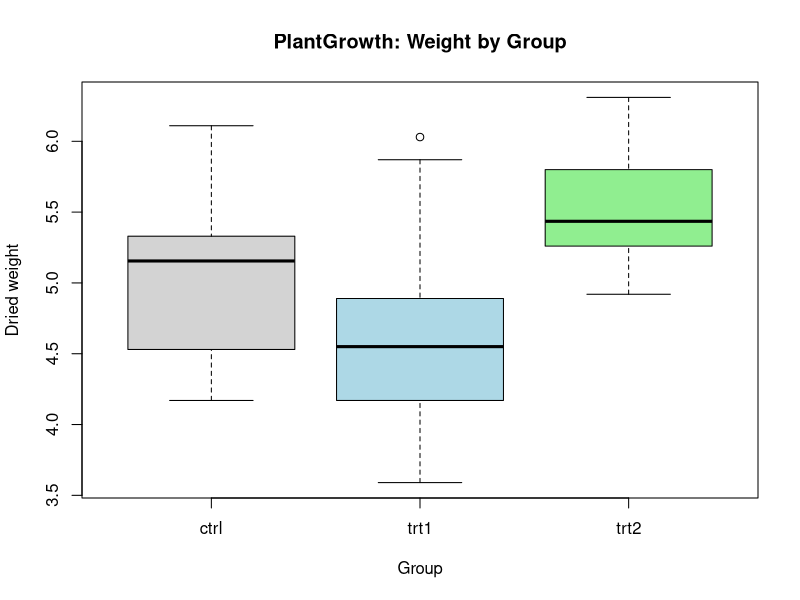
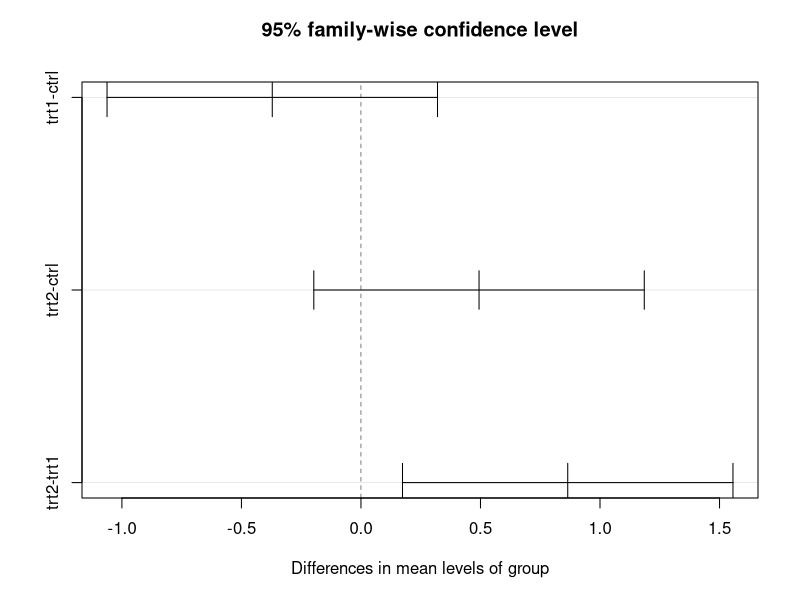
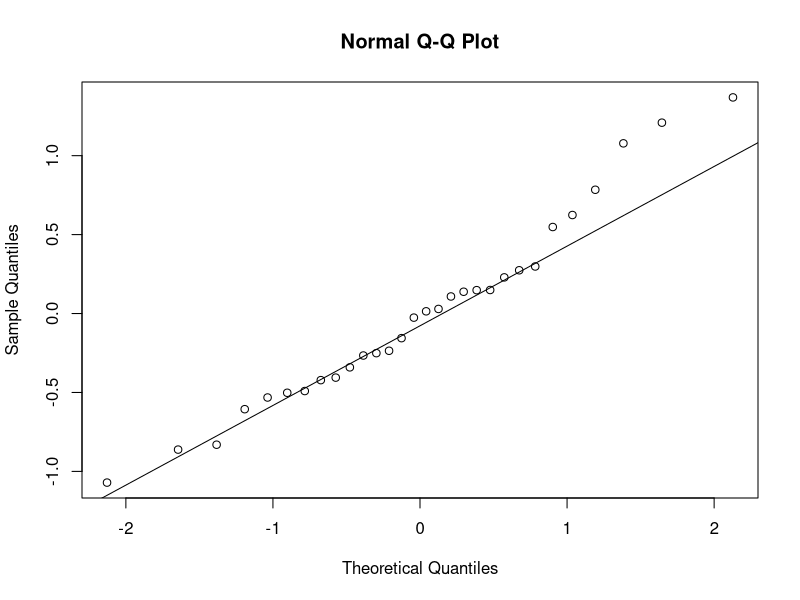

Write R code to recreate these figures, in order.
#---------------------------------------------------------------#
# ALY 3015 - Assignment 1                                        #
# Question 1: One-way ANOVA on the built-in PlantGrowth dataset  #
#---------------------------------------------------------------#
# NOTE: PlantGrowth ships WITH R (the 'datasets' package).
#       There is nothing to download -- just load it with data().

data(PlantGrowth)          # load the built-in dataset
str(PlantGrowth)           # 30 rows: 'weight' (numeric) + 'group' (factor)
head(PlantGrowth)

# ---- (i) How many groups are there? ----
levels(PlantGrowth$group)  # "ctrl" "trt1" "trt2"  -> 3 groups
table(PlantGrowth$group)   # 10 observations in each group

# Group means (helpful context, not strictly required)
aggregate(weight ~ group, data = PlantGrowth, FUN = mean)

# ---- (ii) Test the ANOVA: are the means equal? ----
fit <- aov(weight ~ group, data = PlantGrowth)
summary(fit)
# Look at Pr(>F). If p < 0.05, the group means are NOT all equal.

# ---- (iii) Box plot: which two groups look most similar? ----
boxplot(weight ~ group, data = PlantGrowth,
        main = "PlantGrowth: Weight by Group",
        xlab = "Group", ylab = "Dried weight",
        col = c("lightgray", "lightblue", "lightgreen"))

# ---- (iv) Which pairs are significantly different? ----
# Tukey's HSD does all pairwise comparisons and adjusts for multiple testing.
TukeyHSD(fit)
plot(TukeyHSD(fit))        # a pair is significant if its interval excludes 0

# ---- (v) Are the ANOVA assumptions satisfied? ----
# ANOVA assumes: (a) independent observations, (b) normally distributed
# residuals, (c) equal variances across groups (homogeneity).

# (b) Normality of residuals
shapiro.test(residuals(fit))          # p > 0.05 -> normality is reasonable
qqnorm(residuals(fit)); qqline(residuals(fit))

# (c) Homogeneity of variance
bartlett.test(weight ~ group, data = PlantGrowth)  # p > 0.05 -> equal variances OK
